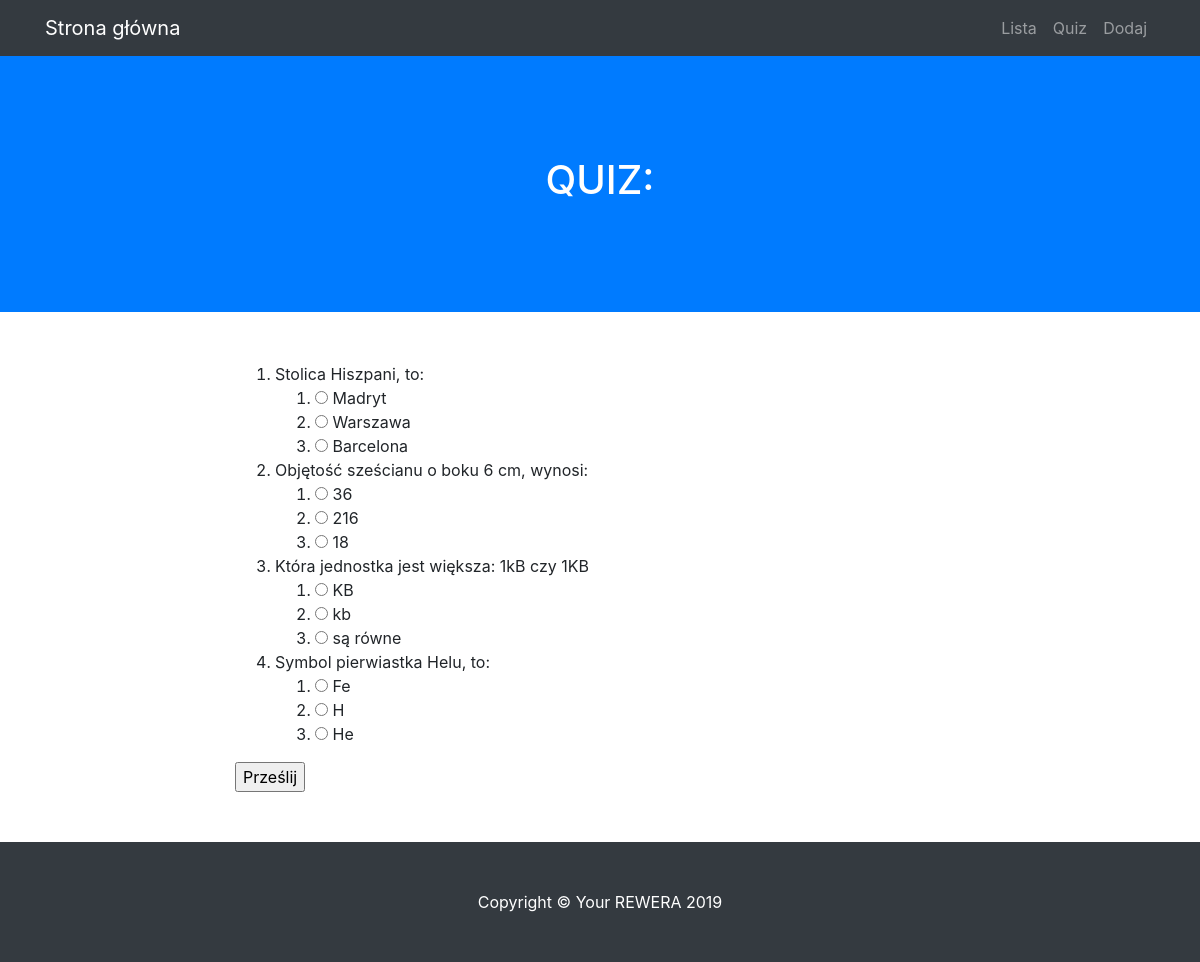
The page /quiz on the database as committed earlier.
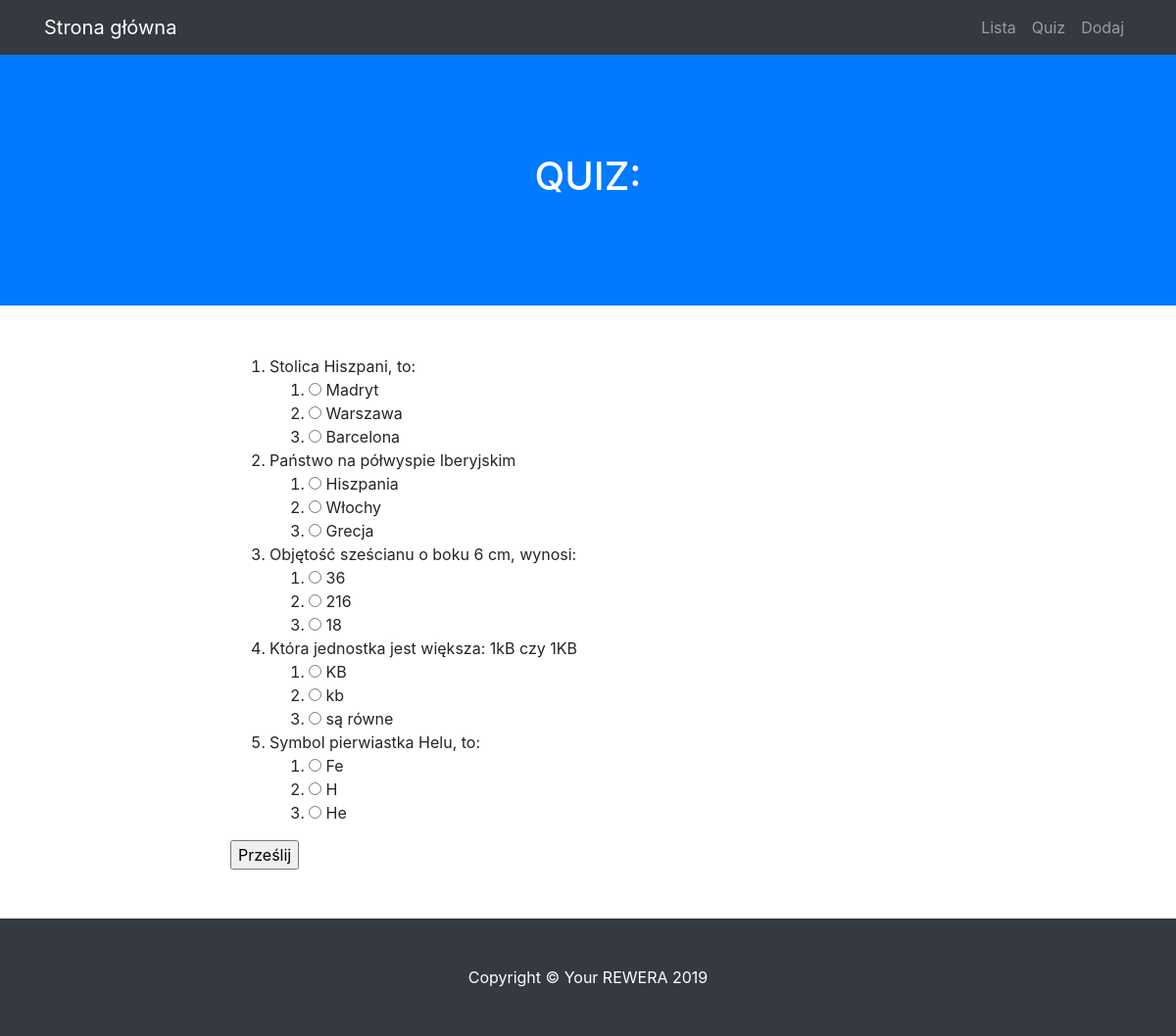
The same page on the database as committed later.
### modele.py (models this page shows)
class BazaModel(Model):
    class Meta:
        database = baza

class Pytanie(BazaModel):
    pytanie = CharField(null=False)
    kategoria = ForeignKeyField(Kategoria, related_name='pytania')

class Odpowiedz(BazaModel):
    odpowiedz = CharField(null=False)
    pytanie = ForeignKeyField(Pytanie, related_name='odpowiedzi')
    odpok = IntegerField(default=0)

### views.py (the view, shortened to what this page needs)
@app.route("/quiz", methods=['GET', 'POST'])
def quiz():
    print(request.form)
    pytania = Pytanie.select().join(Odpowiedz).distinct()
    return render_template('quiz.html', pytania=pytania)

### app.py (called while the page is built)
@app.before_request
def before_request():
    g.db = baza
    g.db.connect()

@app.after_request
def after_request(response):
    g.db.close()
    return response

### templates/quiz.html (shortened to what this page needs)
{% extends "szablon.html" %}
{% block h1 %}QUIZ:{% endblock %}
{% block tresc %}
    <form method="POST">
        <ol>
        {% for p in pytania %}
            <li>
                {{ p.pytanie }}
                <ol>
                    {% for o in p.odpowiedzi %}
                    <li>
                        <input type="radio" name="{{ p.id }}" value="{{ o.id }}">
                        {{ o.odpowiedz }}</li>
                    {% endfor %}
                </ol>
            </li>
        {% endfor %}
        </ol>
        <input type="submit" value="Prześlij">
    </form>
{% endblock %}

### templates/szablon.html (shortened to what this page needs)
<!DOCTYPE html>
<html lang="pl">
  <head>
    <link href="{{ url_for('static', filename= 'vendor/bootstrap/css/bootstrap.min.css')}} " rel="stylesheet">
    <link href="{{ url_for('static', filename='css/scrolling-nav.css')}}" rel="stylesheet">
    <link href="{{ url_for('static', filename='css/style.css')}}" rel="stylesheet">
  </head>
  <body id="page-top">
    <nav class="navbar navbar-expand-lg navbar-dark bg-dark fixed-top" id="mainNav">
      <div class="container">
        <a class="navbar-brand js-scroll-trigger" href="{{ url_for('hello') }}">Strona główna</a>
        <div class="collapse navbar-collapse" id="navbarResponsive">
          <ul class="navbar-nav ml-auto">
            <li class="nav-item">
              <a class="nav-link js-scroll-trigger" href="{{ url_for('lista') }}">Lista</a>
            </li>
            <li class="nav-item">
              <a class="nav-link js-scroll-trigger" href="{{ url_for('quiz') }}">Quiz</a>
            </li>
            <li class="nav-item">
              <a class="nav-link js-scroll-trigger" href="{{ url_for('dodaj') }}">Dodaj</a>
            </li>
          </ul>
        </div>
      </div>
    </nav>
    <header class="bg-primary text-white">
      <div class="container text-center">
        <h1>{% block h1 %}{% endblock %}</h1>
      </div>
    </header>
    <section id="tresc">
      <div class="container">
        <div class="row">
          <div class="col-lg-8 mx-auto">
            {% block tresc %}{% endblock %}
          </div>
        </div>
      </div>
    </section>
    <footer class="py-5 bg-dark">
      <div class="container">
        <p class="m-0 text-center text-white">Copyright &copy; Your REWERA 2019</p>
      </div>
    </footer>
  </body>
</html>

### static/css/scrolling-nav.css (style rules this page uses)
header { padding: 154px 0 100px; }
@media (min-width: 992px) { header { padding: 156px 0 100px; } }
section { padding: 150px 0; }

### static/css/style.css (style rules this page uses)
#tresc { padding-top: 50px; padding-bottom: 50px; }

Rows that differ between the two databases and show on the page:
added Pytanie: pytanie "Państwo na półwyspie Iberyjskim"
added Odpowiedz: odpowiedz "Hiszpania", shown under "Państwo na półwyspie Iberyjskim"
added Odpowiedz: odpowiedz "Włochy", shown under "Państwo na półwyspie Iberyjskim"
added Odpowiedz: odpowiedz "Grecja", shown under "Państwo na półwyspie Iberyjskim"
